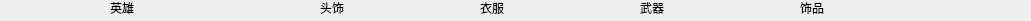
   <widget class="QWidget" name="widget_25" native="true">
    <property name="geometry">
     <rect>
      <x>30</x>
      <y>470</y>
      <width>1031</width>
      <height>21</height>
     </rect>
    </property>
    <widget class="QLabel" name="label">
     <property name="geometry">
      <rect>
       <x>110</x>
       <y>0</y>
       <width>59</width>
       <height>16</height>
      </rect>
     </property>
     <property name="text">
      <string>英雄</string>
     </property>
    </widget>
    <widget class="QLabel" name="label_15">
     <property name="geometry">
      <rect>
       <x>320</x>
       <y>0</y>
       <width>59</width>
       <height>16</height>
      </rect>
     </property>
     <property name="text">
      <string>头饰</string>
     </property>
    </widget>
    <widget class="QLabel" name="label_17">
     <property name="geometry">
      <rect>
       <x>480</x>
       <y>0</y>
       <width>59</width>
       <height>16</height>
      </rect>
     </property>
     <property name="text">
      <string>衣服</string>
     </property>
    </widget>
    <widget class="QLabel" name="label_20">
     <property name="geometry">
      <rect>
       <x>640</x>
       <y>0</y>
       <width>59</width>
       <height>16</height>
      </rect>
     </property>
     <property name="text">
      <string>武器</string>
     </property>
    </widget>
    <widget class="QLabel" name="label_23">
     <property name="geometry">
      <rect>
       <x>800</x>
       <y>0</y>
       <width>59</width>
       <height>16</height>
      </rect>
     </property>
     <property name="text">
      <string>饰品</string>
     </property>
    </widget>
   </widget>
